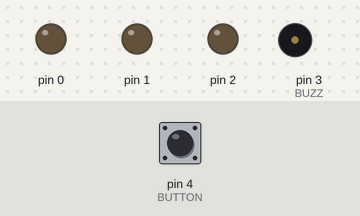
Bench run of a sketch on a simulated Arduino Uno, built with avr-gcc and run on an emulated ATmega328P. Shown: output pins drawn as LEDs (lit = HIGH), buzzer (waves = sounding). Inputs (shaded band) come from the test bench; at power-on: pin 4 (BUTTON) HIGH. Pins used as bus, display or sensor lines are not drawn.

Above: at 0.6 s.
At 20.44 s:
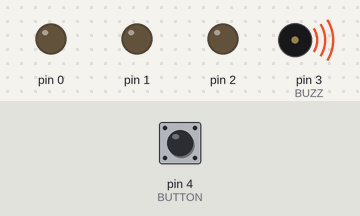
At 39.67 s:
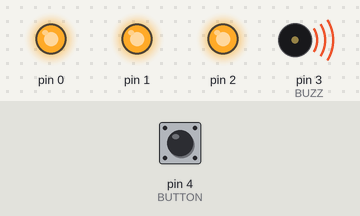
Timing chart, 0 to 40.0 s (numbered marks = the images above):
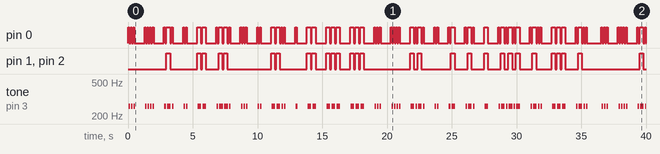

Measured:
- by itself, pin 0: LOW → HIGH at 0.00 s, → LOW 0.10 s later, → HIGH 0.10 s later, → LOW 0.10 s later, … (164 changes in this stretch)
- by itself, pin 1, pin 2: LOW → HIGH at 3.0 s, → LOW 0.29 s later, → HIGH 2.1 s later, → LOW 0.29 s later, … (58 changes in this stretch)
- by itself, tone on pin 3 (BUZZ): plays 261 Hz for 0.12 s, 261 Hz for 0.12 s, 261 Hz for 0.12 s, 261 Hz for 0.12 s, 261 Hz for 0.12 s, 261 Hz for 0.12 s … (82 notes in this stretch)

The sketch:

morse_code.ino
```cpp
int dot_dur = 100;
int BUZZ = 3;
int BUTTON = 4;

int state = 0;
const char* phrases[3] = {
  "... .... .-. .. -- .--. ... .. --.. . -- --- --- ... ."   // shrimpsizemoose
  "... -.-. .. .- .-. - .-.-.- .-.. --- .-..",               // sciart.lol
};

void setup() {
  pinMode(0, OUTPUT);
  digitalWrite(0, LOW);
  pinMode(1, OUTPUT);
  digitalWrite(1, LOW);
  pinMode(2, OUTPUT);
  digitalWrite(2, LOW);
  pinMode(BUZZ, OUTPUT);
  digitalWrite(BUZZ, LOW);

  pinMode(BUTTON, INPUT_PULLUP);
}

void p() { // between letters
  delay(dot_dur * 3);
}

void s() { // slovo
  delay(dot_dur * 7);
}

void dot() {
  digitalWrite(0, HIGH);
  for(int i = 0; i < (dot_dur / 4); i++) {
    digitalWrite(BUZZ, HIGH);
    delayMicroseconds(3816/2);
    digitalWrite(BUZZ, LOW);
    delayMicroseconds(3816/2);
  }
  // delay(dot_dur-80);
  digitalWrite(0, LOW);
  digitalWrite(BUZZ, LOW);
  delay(dot_dur);
}

void tire() {
  int dur = dot_dur * 3;
  digitalWrite(0, HIGH);
  digitalWrite(1, HIGH);
  digitalWrite(2, HIGH);
  for(int i = 0; i < (dot_dur / 4) * 3; i++) {
    digitalWrite(BUZZ, HIGH);
    delayMicroseconds(3816/2);
    digitalWrite(BUZZ, LOW);
    delayMicroseconds(3816/2);
  };
  digitalWrite(0, LOW);
  digitalWrite(1, LOW);
  digitalWrite(2, LOW);
  digitalWrite(BUZZ, LOW);
  delay(dot_dur);
}
void k() {
  int seq[] = {0,1,2,0,1,2,0,1,2};
  for (int i = 0; i < 9; i++) {
    int led = i%3;
    digitalWrite(led, HIGH);
    delay(50);
    digitalWrite((led+1)%3,HIGH);
    digitalWrite(led, LOW);
    delay(50);
    digitalWrite((led+1)%3,LOW);
  }
  digitalWrite(0, LOW);
  digitalWrite(1, LOW);
  digitalWrite(2, LOW);
}

// the loop function runs over and over again forever
void loop() {
  bool reading = digitalRead(BUTTON);
  if (reading == LOW) {
    k();
    state = (state + 1) % 3;
  }
  // state = 0;

  for (const char* c = phrases[state]; *c; c++) {
    if (*c == '.') {
      dot();
    } else if (*c == '-') {
      tire();
    } else if (*c == ' ') {
      s();
      continue;
    }
  }

  delay(1000);
}
```
